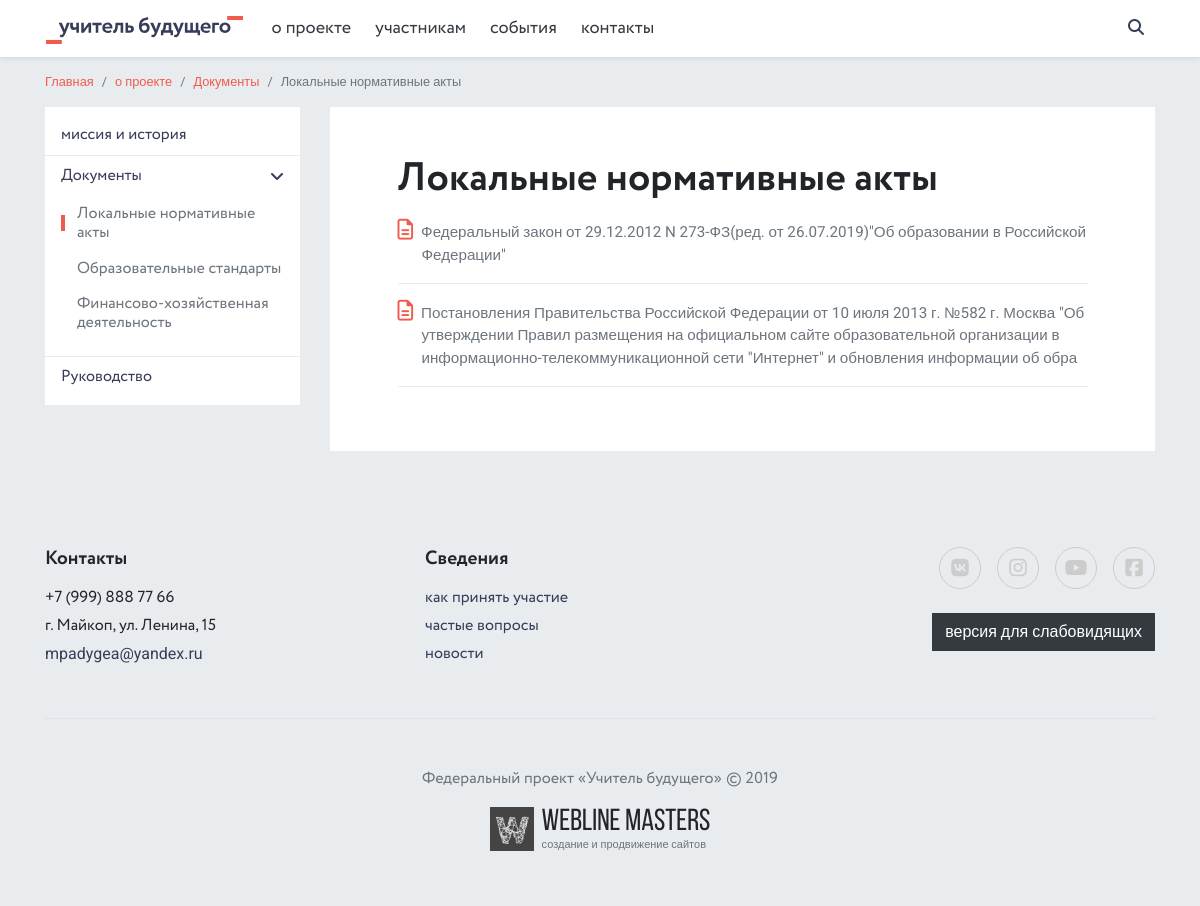
The page /documents/lokalnye-normativnye-akty/ on the database as committed earlier.
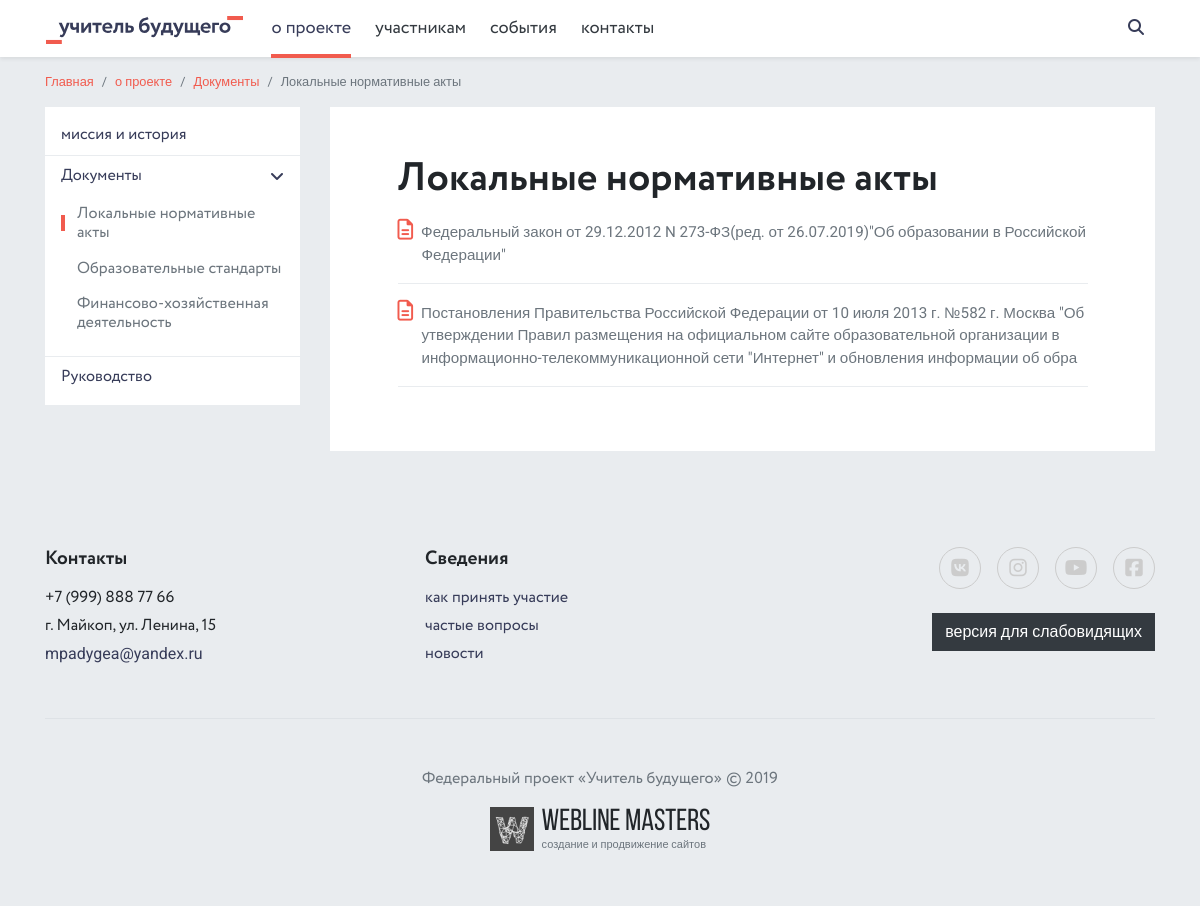
The same page on the database as committed later.
### pages/models.py (models this page shows, shortened)
class Page(MPTTModel, SEO, Order):
    ACTION_CHOICES = (
        ('pages', 'Информативная страница'),
        ('home', 'Главная страница'),
        ('albums', 'Фотоотчёты'),
        ('employees', 'Руководство'),
        ('documents', 'Документы'),
        ('news', 'Новости'),
        ('contacts', 'Контакты'),
    )
    title = models.CharField(max_length=250, verbose_name='Название страницы', unique=True)
    body1 = models.TextField(verbose_name='Текст страницы #1', null=True, blank=True)
    body2 = models.TextField(verbose_name='Текст страницы #2', null=True, blank=True)
    body3 = models.TextField(verbose_name='Текст страницы #3', null=True, blank=True)
    is_active = models.BooleanField(default=True, verbose_name='Показывать в меню')
    action = models.CharField(max_length=32, choices=ACTION_CHOICES, verbose_name='Название модуля')
    parent = TreeForeignKey('self', on_delete=models.SET_NULL, related_name='children',
                            verbose_name='Родительская страница', blank=True, null=True)
    slug = models.SlugField(max_length=250, verbose_name='Slug', unique=True)
    in_footer = models.BooleanField(default=False, verbose_name='Показывать в футере')
    @property
    def subpages(self):
        return Page.objects.filter(parent=self, is_active=True)
    @property
    def firstchild(self):
        return Page.objects.filter(parent=self, is_active=True).first()
    @property
    def subpagescount(self):
        sublist = Page.objects.filter(parent=self, is_active=True)
        return len(sublist)
    class Meta:
        verbose_name = 'Страница'
        verbose_name_plural = 'Страницы'

### documents/views.py (the view)
# urls.py: path('<document_category_slug>/', views.DocumentCategoryView.as_view(), name='document_category'),
class DocumentCategoryView(View):
    def get(self, request, document_category_slug):
        document_category = get_object_or_404(DocumentCategory, slug=document_category_slug, is_active=True)
        document_categories = DocumentCategory.objects.filter(is_active=True)
        doc_page = Page.objects.filter(is_active=True, action='documents').first()
        context = {
            'document_category': document_category,
            'document_categories': document_categories,
            'doc_page': doc_page,
        }
        lo = 'lo/' if request.session.get('is_lo') else ''
        return render(request, lo + 'documents/document_category.html', context)

### core/context_processors.py (called while the page is built)
def context_info(request):
    phone = Phone.objects.first()
    address = Address.objects.first()
    email = Email.objects.first()
    socials = Social.objects.all()
    main_doc_category = DocumentCategory.objects.filter(is_active=True).first()
    pages = Page.objects.filter(is_active=True).exclude(action='home')
    all_docs = DocumentCategory.objects.filter(is_active=True)
    context = {
        'phone': phone,
        'address': address,
        'email': email,
        'socials': socials,
        'main_doc_category': main_doc_category,
        'pages': pages,
        'all_docs': all_docs,
    }
    return context

### documents/models.py (called while the page is built)
    def get_absolute_url(self):
        return reverse('document_category', args=[self.slug])

### templates/documents/document_category.html (shortened to what this page needs)
{% extends 'base.html' %}
{% block content %}
<main role="main">
    <div class="container">
        <div class="d-flex flex-column flex-md-row justify-content-between align-items-md-center mb-3 mb-md-0">
            <ol class="breadcrumb small">
                <li class="breadcrumb-item"><a href="{% url 'index' %}">Главная</a></li>
                {% with page=doc_page.parent %}
                    <li class="breadcrumb-item"><a href="{% include '__breadcrumb.html' %}">{{ page.title }}</a></li>
                {% endwith %}
                <li class="breadcrumb-item"><a href="{{ main_doc_category.get_absolute_url }}">Документы</a></li>
                <li class="breadcrumb-item active">{{ document_category.title }}</li>
            </ol>
        </div>
        <div class="row">
            <div class="col-lg-3">
                <div class="bg-white py-2 d-none d-lg-block">
                    <ul class="list-unstyled side-menu m-0">
                        {% for page in doc_page.parent.subpages %}
                            {% if page.action == 'pages' %}
                            <li class="border-bottom font-2"><a href="/pages/{{ page.slug }}/" class="text-secondary py-2 px-3 d-block ">{{ page.title }}</a></li>
                            {% elif page.action == 'news' %}
                            <li class="border-bottom font-2"><a href="{% url 'news' %}" class="text-secondary py-2 px-3 d-block">Новости</a></li>
                            {% elif page.action == 'albums' %}
                            <li class="border-bottom font-2"><a href="{% url 'albums' %}" class="text-secondary py-2 px-3 d-block">Фотоотчёты</a></li>
                            {% elif page.action == 'documents' %}
                            <li class="border-bottom font-2 sub"><a href="{{ main_doc_category.get_absolute_url }}" class="text-secondary py-2 px-3 d-block">Документы<i class="fas fa-angle-down"></i></a>
                                <ul class="list-unstyled pb-3 pl-3">
                                    {% for item in document_categories %}
                                        <li><a href="{{ item.get_absolute_url }}" class="text-muted py-2 px-3 d-block {% if item == document_category %}active{% endif %}">{{ item.title }}</a></li>
                                    {% endfor %}
                                </ul>
                            </li>
                            {% elif page.action == 'employees' %}
                            <li class="border-bottom font-2"><a href="{% url 'employees' %}" class="text-secondary py-2 px-3 d-block">Руководство</a></li>
                            {% endif %}
                        {% endfor %}
                    </ul>
                </div>
            </div>
            <div class="col-lg-9">
                <article class="mb-5 bg-white p-4 p-md-5">
                    <h1 class="mt-0">{{ document_category.title }}</h1>
                    <div class="docs narrow">
                        {% for document in document_category.documents.all %}
                        <a href="{{ document.document.url }}" target="_blank" class="pl-4 d-block mb-3 border-bottom pb-3 text-muted"><i class="far fa-file-alt text-primary mr-2 ml-n4"></i>{{ document.name }}</a>
                        {% endfor %}
                    </div>
                </article>
            </div>
        </div>
    </div>
</main>
{% endblock content%}

### templates/__header.html (shortened to what this page needs)
{% load static %}
<nav class="navbar navbar-expand-lg navbar-light bg-white fixed-top shadow-sm">
    <div class="container px-sm-3 position-relative">
        <a class="navbar-brand" href="{% url 'index' %}">
            <img src="{% static 'images/logo-wide.svg' %}" alt="" class="navbar-logo">
        </a>
        <div class="collapse navbar-collapse font-2">
            <ul class="navbar-nav mr-auto">
                {% for page in pages %}
                    {% if not page.parent %}
                        {% if page.subpagescount > 0 %}
                        <li class="nav-item dropdown">
                            <a class="nav-link dropdown-toggle
                            {% for item in page.subpages %}
                                {% if item.slug in request.path %}active{% endif %}
                            {% endfor %}
                            " href="
                                {% if page.firstchild.action == 'pages' %}
                                    /pages/{{ page.firstchild.slug }}/
                                {% elif page.firstchild.action == 'news' %}
                                    /news/
                                {% elif page.firstchild.action == 'albums' %}
                                    /gallery/
                                {% elif page.firstchild.action == 'documents' %}
                                    {{ main_doc_category.get_absolute_url }}
                                {% elif page.firstchild.action == 'employees' %}
                                    /leadership/
                                {% endif %}
                            " role="button" aria-haspopup="true" aria-expanded="false">
                                {{ page.title }}
                            </a>
                        </li>
                        {% else %}
                        <li class="nav-item">
                            {% if page.action == 'contacts' %}
                            <a class="nav-link {% if 'contacts' in request.path %}active{% endif %}" href="/contacts/">{{ page.title }}</a>
                            {% else %}
                            <a class="nav-link {% if page.slug in request.path %}active{% endif %}" href="/pages/{{ page.slug }}/">{{ page.title }}</a>
                            {% endif %}
                        </li>
                        {% endif %}
                    {% endif %}
                {% endfor %}
            </ul>
        </div>
        <form class="search" action="{% url 'search' %}">
            <div class="search-wrapper">
                <input type="text" name="query" placeholder="найти..." class="search-field">
            </div>
        </form>
    </div>
</nav>

Rows that differ between the two databases and show on the page:
changed Page (number 6 of 10 on the later page): slug "dokumenty" → "documents" (drawn)
